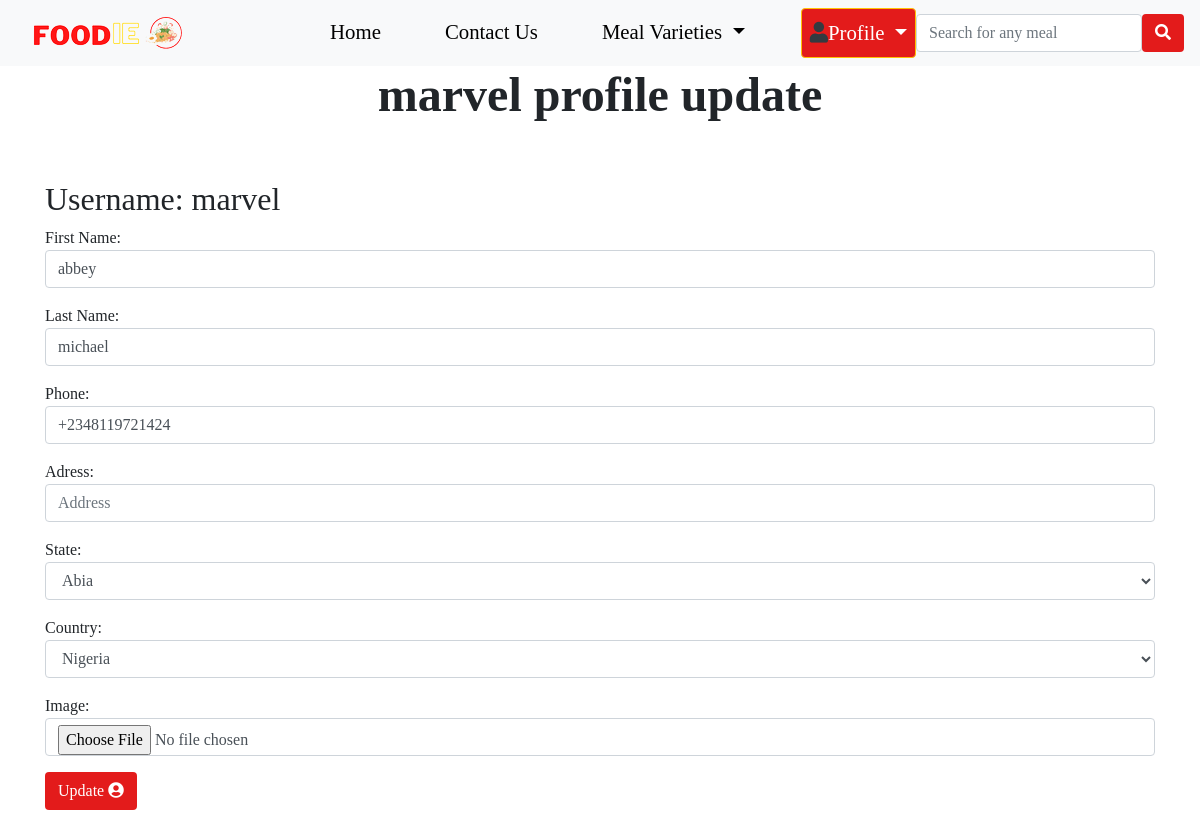
Page /profile_update (signed in) on the committed database.
### foodie/models.py (models this page shows, shortened)
class Profile(models.Model):
    user = models.OneToOneField(User, on_delete=models.CASCADE)
    first_name = models.CharField(max_length=50)
    last_name = models.CharField(max_length=50)
    phone = models.CharField(max_length=20, blank=True, null=True )
    address = models.CharField(max_length=100, blank=True, null=True)
    state = models.CharField(max_length=50, blank=True, null=True)
    country = models.CharField(max_length=50, blank=True, null=True)
    image = models.ImageField(upload_to='profile', default='favw.jpeg', blank=True, null=True)
    cart_code = models.AutoField(primary_key=True, serialize=True)
    class Meta:
        db_table = 'profile'
        managed = True
        verbose_name = 'Profile'
        verbose_name_plural = 'Profiles'

### foodie/views.py (the view)
# urls.py: path('profile_update', views.profile_update, name='profile_update'),
@login_required(login_url='signin')
def profile_update(request):
    load_profile = Profile.objects.get(user__username=request.user.username)
    form = ProfileForm(instance=request.user.profile)
    if request.method == 'POST':
        form = ProfileForm(request.POST, request.FILES, instance=request.user.profile)
        if form.is_valid():
            henry=form.save()
            messages.success(request, f'{henry.first_name} your profile is updated successful🙂')
            return redirect('user_profile')
    context = {
        'load_profile':load_profile,
        'form':form
    }
    return render(request, 'profile_update.html', context)

### foodie/forms.py
class ProfileForm(forms.ModelForm):
    class Meta:
        model = Profile
        fields = {'first_name', 'last_name', 'phone', 'address', 'state','country', 'image'}
        widgets = {
            'first_name':forms.TextInput(attrs={'class':'form-control', 'placeholder':'First Name'}),
            'last_name':forms.TextInput(attrs={'class':'form-control', 'placeholder':'Last Name'}),
            'phone':forms.TextInput(attrs={'class':'form-control', 'placeholder':'Phone'}),
            'address':forms.TextInput(attrs={'class':'form-control', 'placeholder':'Address'}),
            'state':forms.Select(attrs={'class':'form-control', 'placeholder':'State'}, choices=STATE),
            'country':forms.Select(attrs={'class':'form-control', 'placeholder':'Country'}, choices=COUNTRY),
            'image':forms.FileInput(attrs={'class':'form-control', 'placeholder':'Image'}),
        }

### foodie/context_processor.py (called while the page is built)
def dropdown(request):
    varieties = Variety.objects.all()
    context = {
    'varieties':varieties
    }
    return context

def cartread(request):
    cart = Shopcart.objects.filter(user__username=request.user.username, item_paid=False)
    cartcount = 0
    for item in cart:
        cartcount += item.quantity
    context = {
        'cartcount':cartcount,
    }
    return context

### foodie/templatetags/sample_tags.py (called while the page is built)
@register.simple_tag
def intralink(link, section):
    return reverse(link) + '#' + section

### foodie/templates/profile_update.html (shortened to what this page needs)
{% extends "base.html" %}
{% block header %} {% include "header.html" %}{% endblock header %}
{% block content %}
    <h1>{{load_profile.user.username}} profile update</h1>
    <div class="container-fluid profilee pt-5">
        <div class="container profile">
            <div class="secondbox">
                <div class="">
                    <form action="{% url 'profile_update' %}" method="POST" enctype="multipart/form-data">
                        <h2>Username: <span>{{load_profile.user.username}}</span></h2>
                        <p>First Name: <span>{{form.first_name}}</span></p>
                        <p>Last Name: <span>{{form.last_name}}</span></p>
                        <p>Phone: {{form.phone}}</p>
                        <p>Adress: {{form.address}}</p>
                        <p>State: {{form.state}}</p>
                        <p>Country: {{form.country}}</p>
                        <p>Image: <span>{{form.image}}</span></p>
                        <button type="submit" class="btn mybtn">Update <i class="fas fa-user-circle"></i></button>
                    </form>
                </div>
            </div>
        </div>
    </div>
{% endblock content %}

### foodie/static/css/style.css (style rules this page uses)
* { margin: 0; padding: 0; box-sizing: border-box; }
body { overflow-x: hidden; font-family: Cambria, Cochin, Georgia, Times, 'Times New Roman', serif; }
h1 { text-align: center; font-family: Cambria, Cochin, Georgia, Times, 'Times New Roman', serif; font-size: 3rem; font-weight: 900; }
.btn { background-color: #E31B1B; color: #fff; transition: 0.8s ease; }
.profile { display: grid; grid-template-columns: repeat(auto-fit,minmax(20rem,1fr)); gap: 3rem; }
.profilee { font-family: Cambria, Cochin, Georgia, Times, 'Times New Roman', serif; display: flex; justify-content: center; align-content: center; height: 100vh; }

### rows in the picture
Profile: user.username "marvel", first_name "abbey", last_name "michael", phone "+2348119721424", state "Abia", country "Nigeria"
